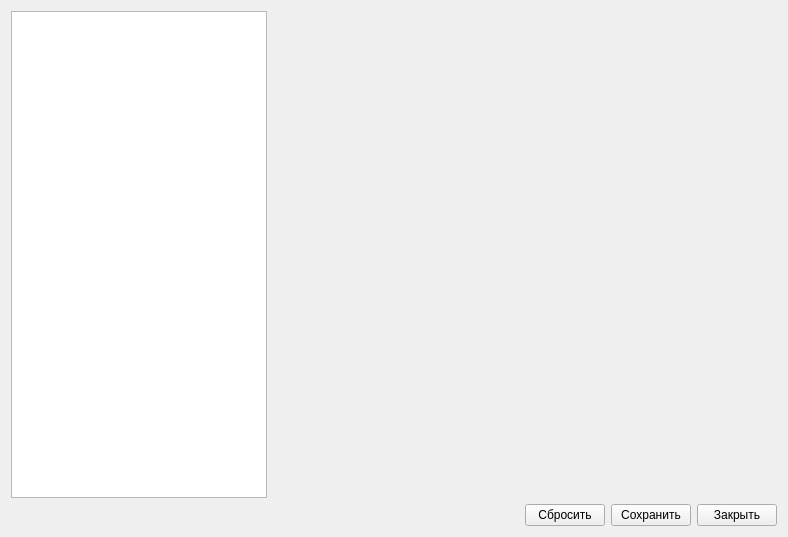
<?xml version="1.0" encoding="UTF-8"?>
<ui version="4.0">
 <class>SettingsWidget</class>
 <widget class="QWidget" name="SettingsWidget">
  <property name="geometry">
   <rect>
    <x>0</x>
    <y>0</y>
    <width>788</width>
    <height>537</height>
   </rect>
  </property>
  <property name="windowTitle">
   <string>Настройки</string>
  </property>
  <layout class="QVBoxLayout" name="iSettingWidgetVbox">
   <item>
    <layout class="QHBoxLayout" name="iContentHbox">
     <item>
      <widget class="QListWidget" name="settingsList">
       <property name="sizePolicy">
        <sizepolicy hsizetype="Maximum" vsizetype="Expanding">
         <horstretch>0</horstretch>
         <verstretch>0</verstretch>
        </sizepolicy>
       </property>
       <property name="font">
        <font>
         <pointsize>11</pointsize>
        </font>
       </property>
      </widget>
     </item>
     <item>
      <widget class="QStackedWidget" name="settingsContent">
       <property name="lineWidth">
        <number>1</number>
       </property>
       <property name="currentIndex">
        <number>-1</number>
       </property>
      </widget>
     </item>
    </layout>
   </item>
   <item>
    <layout class="QHBoxLayout" name="horizontalLayout">
     <item>
      <spacer name="iControlSpacer">
       <property name="orientation">
        <enum>Qt::Horizontal</enum>
       </property>
       <property name="sizeHint" stdset="0">
        <size>
         <width>40</width>
         <height>20</height>
        </size>
       </property>
      </spacer>
     </item>
     <item>
      <widget class="QPushButton" name="restoreBtn">
       <property name="text">
        <string>Сбросить</string>
       </property>
      </widget>
     </item>
     <item>
      <widget class="QPushButton" name="saveBtn">
       <property name="text">
        <string>Сохранить</string>
       </property>
       <property name="icon">
        <iconset theme="document-save">
         <normaloff>.</normaloff>.</iconset>
       </property>
      </widget>
     </item>
     <item>
      <widget class="QPushButton" name="closeBtn">
       <property name="text">
        <string>Закрыть</string>
       </property>
       <property name="icon">
        <iconset theme="window-close">
         <normaloff>.</normaloff>.</iconset>
       </property>
      </widget>
     </item>
    </layout>
   </item>
  </layout>
 </widget>
 <tabstops>
  <tabstop>settingsList</tabstop>
 </tabstops>
 <resources/>
 <connections/>
</ui>
